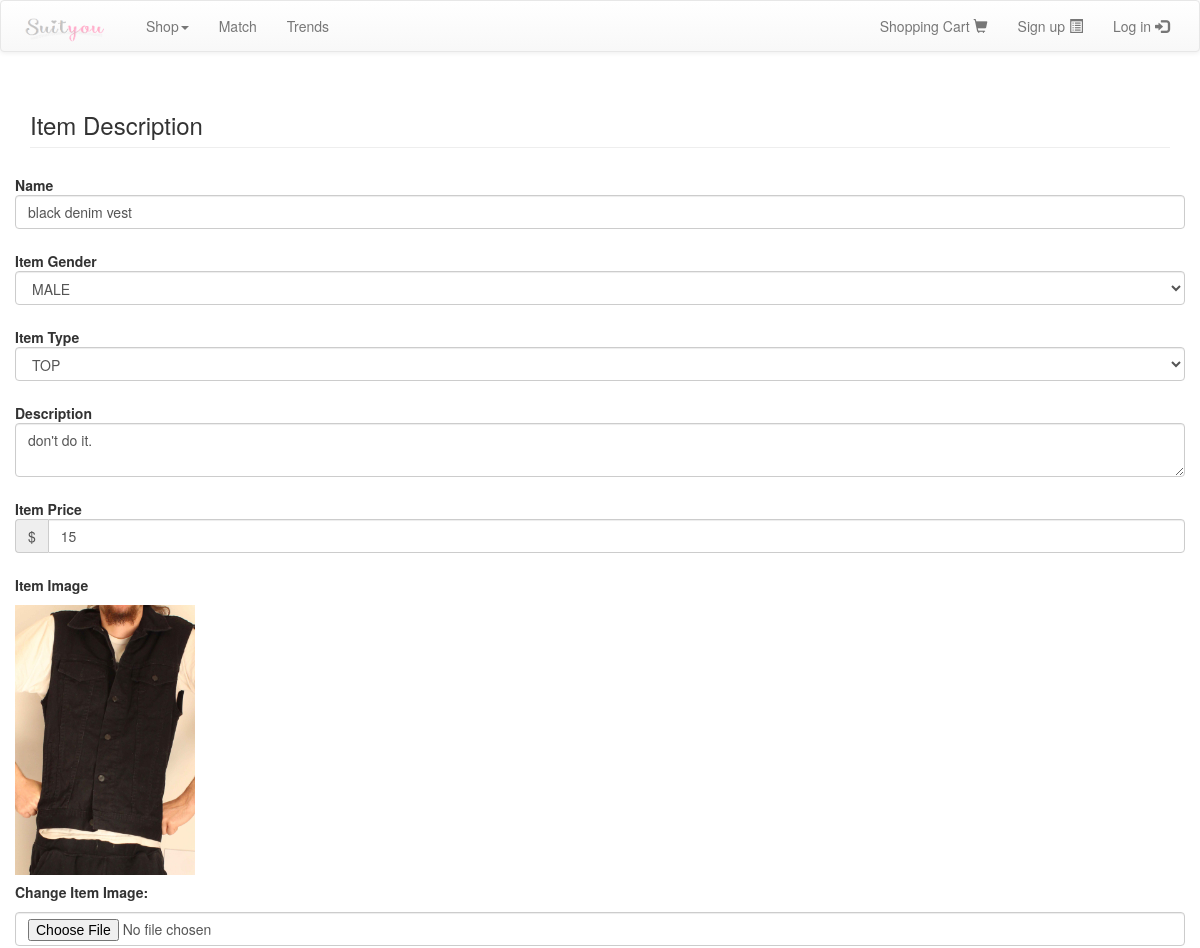
The page /add_item.php?itemId=45 (upper part) on the database as committed earlier.
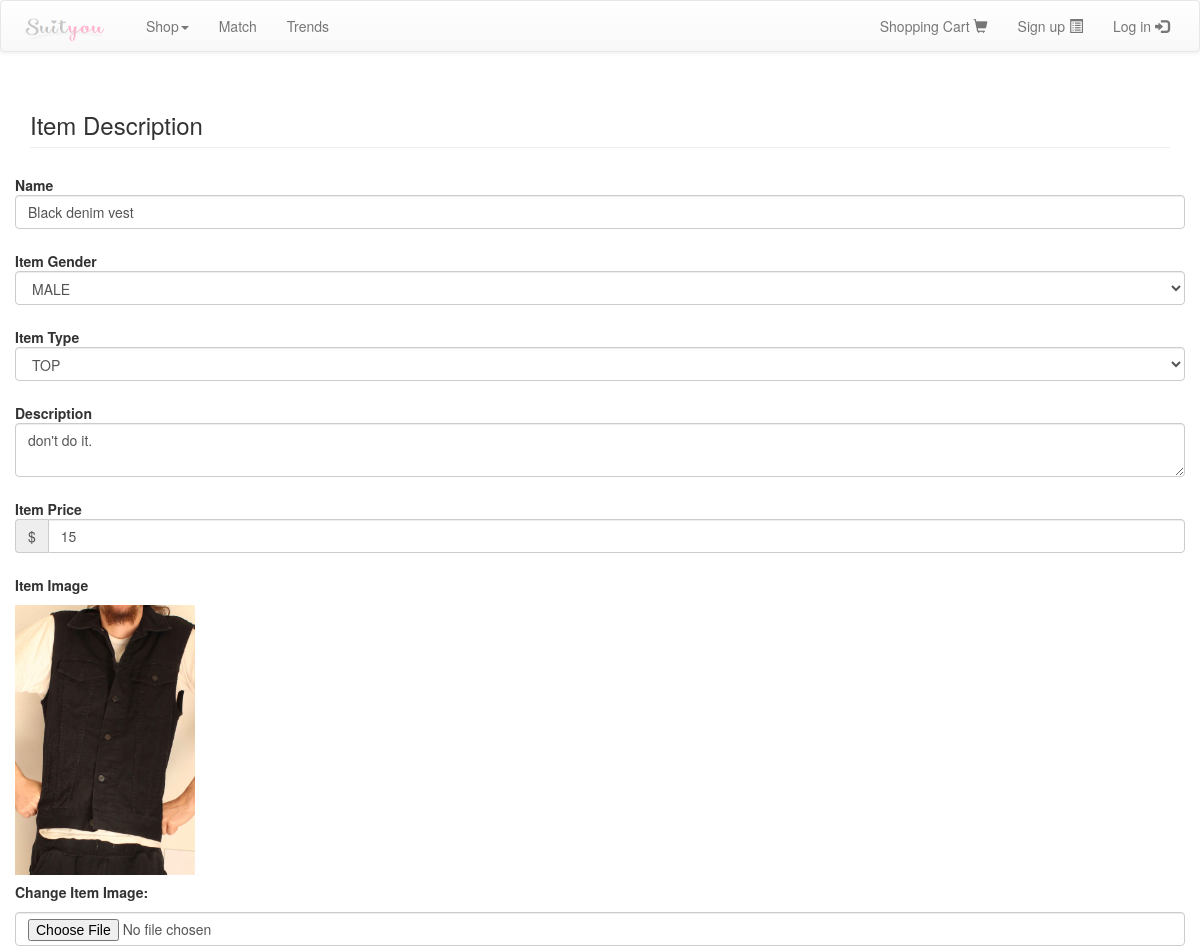
The same page on the database as committed later.
### tables this page shows
CREATE TABLE IF NOT EXISTS `items` (
  `item_id` int(10) unsigned NOT NULL AUTO_INCREMENT,
  `name` varchar(255) NOT NULL,
  `gender` enum('MALE','FEMALE') NOT NULL DEFAULT 'MALE',
  `type` enum('TOP','BOTTOM') NOT NULL DEFAULT 'TOP',
  `description` text,
  `price` double NOT NULL,
  `designer_id` int(11) unsigned NOT NULL,
  `creation_time` timestamp NOT NULL DEFAULT CURRENT_TIMESTAMP,
  `picture` varchar(500) DEFAULT NULL,
  PRIMARY KEY (`item_id`),
  UNIQUE KEY `id` (`item_id`),
  FULLTEXT KEY `name` (`name`)
);

### item.php (called while the page is built, shortened)
<?php
class Item {
	public static function getItemByID($itemId) {
		$itemQuery = mysql_query("SELECT * FROM items WHERE item_id = ".$itemId);
		$num_rows = mysql_num_rows($itemQuery);
		if($num_rows == 1) {
			$itemRow = mysql_fetch_array($itemQuery);
			$item = new Item();
			$item->itemId = $itemId;
			$item->name = $itemRow['name'];
			$item->gender = $itemRow['gender'];
			$item->type = $itemRow['type'];
			$item->description = $itemRow['description'];
			$item->price = $itemRow['price'];
			$item->designerId = $itemRow['designer_id'];
			$item->creationTime = $itemRow['creation_time'];
			$item->picture = $itemRow['picture'];
			return $item;
		}
		else {
			return null;
		}
	}
}
?>

### add_item.php (the view, shortened to what this page needs)
<?php
include("header.php");
$itemForUpdate = NULL;
if(!empty($_GET["itemId"])) {
	$itemForUpdate = Item::getItemById($_GET["itemId"]);
}
?>
<div class="container">
		<h3 class="page-header">Item Description</h3>
				<?php if ($itemForUpdate != NULL) { ?>
	            	<form id="add_item_form" class="form-horizontal" action="manage_item_logic.php?action=update&itemId=<?php echo $itemForUpdate->itemId;?>" method="post" enctype="multipart/form-data" role="form"/>
				<?php } else { ?>
					<form id="add_item_form" class="form-horizontal" action="manage_item_logic.php?action=add" method="post" enctype="multipart/form-data" role="form"/>
				<?php } ?>
		                <div class="form-group">
		                    <label class="control-label" for="name">Name</label>
		                    <input class="form-control" type="text" name="name" id="name" value="<?php if ($itemForUpdate != NULL) { echo $itemForUpdate->name; }?>" />
		                </div>
		                <div class="form-group">
		                    <label class="control-label" for="name">Item Gender</label>
		                    <select class="form-control" name="gender">
		                        <option <?php if ($itemForUpdate != NULL) {if ($itemForUpdate->gender == 'MALE') echo "selected";} ?> value="MALE">MALE</option>
		                    </select>
		                </div>
		                <div class="form-group">
		                    <label class="control-label" for="type">Item Type</label>
		                    <select class="form-control" name="type">
		                        <option <?php if ($itemForUpdate != NULL) {if ($itemForUpdate->type == 'TOP') echo "selected";} ?> value="TOP">TOP</option>
		                    </select>
						</div>
						 <div class="form-group">
							 <label class="control-label" for="description">Description</label>
							 <textarea class="form-control" name="description" id="description"/><?php if ($itemForUpdate != NULL) {echo $itemForUpdate->description;} ?></textarea>
						 </div>
						 <div class="form-group">
							 <label class="control-label" for="price">Item Price</label>
							 <div class="input-group">
							   <span class="input-group-addon">$</span>
							   <input class="form-control" type="text" name="price" id="price" value="<?php if ($itemForUpdate != NULL) {echo $itemForUpdate->price;} ?>"/>
							  </div>
						 </div>
			            <div class="form-group">
							<?php if ($itemForUpdate != NULL) { ?>
						 	  <p> <label class="control-label">Item Image</label></p>
							 <div class="img-container-show">
								 <img class="img-responsive" src="images/items/<?php if ($itemForUpdate != NULL) {echo $itemForUpdate->picture;} ?>" />
							 </div>
							<?php }?>
							<p><label class="control-label" for="imageToUpload"><?php if ($itemForUpdate != NULL) echo "Change Item Image: "; else echo "Upload Item Image: "; ?></label></p>
								<input class="form-control" type="file" name="imageToUpload" id="imageToUpload" class="file" <?php if ($itemForUpdate == NULL) echo "required"; ?> >
						</div>
			</div>
  </body>
</html>

Rows that differ between the two databases and show on the page:
changed items "MALE": name "black denim vest" → "Black denim vest"
